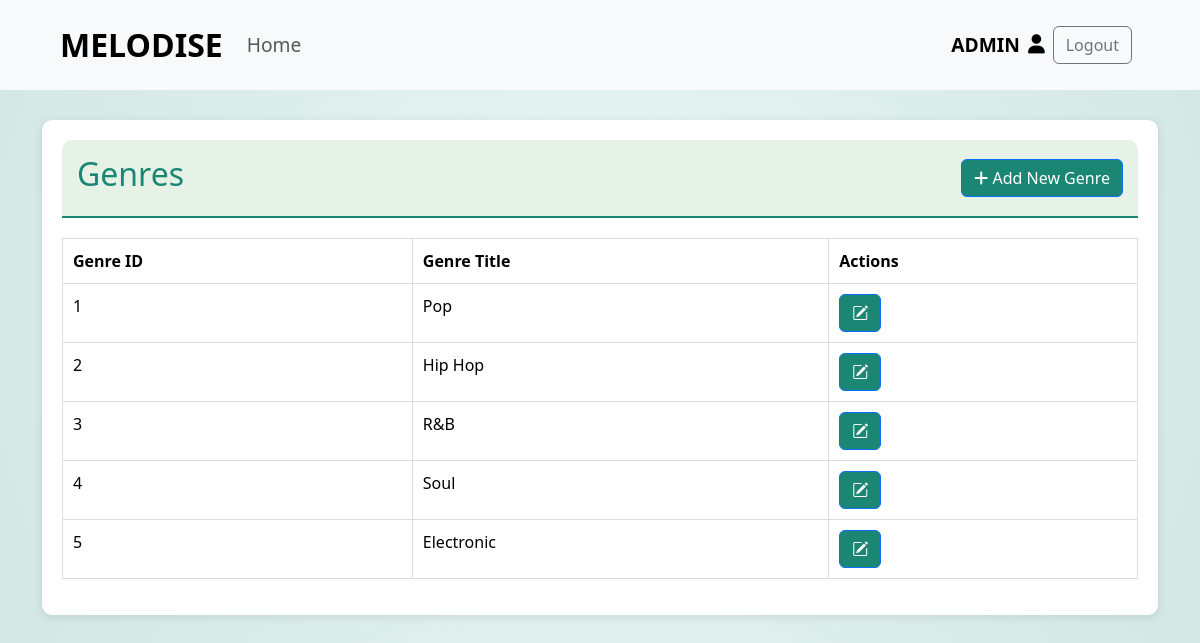
The page /AdminEnd/genre-update.php (signed in) on the database its author committed.
### tables this page shows
CREATE TABLE `genres` (
  `GenreID` int(11) NOT NULL,
  `Title` varchar(255) DEFAULT NULL
);

### AdminEnd/genre-update.php (the view, shortened to what this page needs)
<?php
include('connect.php');
?>
<!DOCTYPE html>
<html lang="en">
<head>
    <link href="https://cdnjs.cloudflare.com/ajax/libs/bootstrap-icons/1.11.1/font/bootstrap-icons.min.css" rel="stylesheet">
    <link href="https://cdn.jsdelivr.net/npm/bootstrap@5.3.3/dist/css/bootstrap.min.css" rel="stylesheet">
    <link rel="stylesheet" href="https://cdnjs.cloudflare.com/ajax/libs/font-awesome/6.0.0-beta3/css/all.min.css">
</head>
<body>
<?php
    include('navbar.php')
?>
<?php
if(isset($_SESSION['adminname'])){
    echo "
    <div class='container' id='blur'>
        <div class='table-wrapper'>
            <div class='table-title'>
                <h2>Genres</h2>
                <a href='#' onclick='addForm_toggle()' class='btn btn-primary'>
                    <i class='fas fa-plus'></i> Add New Genre
                </a>
            </div>
            <table class='table'>
                <thead>
                    <tr>
                        <th>Genre ID</th>
                        <th>Genre Title</th>
                        <th>Actions</th>
                    </tr>
                </thead>
                <tbody>";
    $select_genres = "SELECT * FROM genres";
    $result_genres = mysqli_query($conn, $select_genres);
    while ($row_data = mysqli_fetch_assoc($result_genres)) {
        $genre_id = $row_data['GenreID'];
        $title = $row_data['Title'];
        echo "
            <tr>
                <td>$genre_id</td>
                <td>$title</td>
                <td>
                    <form action='adminaction.php' method='POST'>
                        <input type='hidden' name='GenreID' value='<?php echo $genre_id; ?>'>
                        <button type='button' class='btn btn-primary' onclick='editForm_toggle()'>
                           <i class='bi bi-pencil-square'></i>
                        </button>
                    </form>
                </td>
            </tr>";
    }
    echo "
                </tbody>
            </table>
        </div>
    </div>";
}
?>
</body>
</html>

### UserEnd/style.css (style rules this page uses)
* { margin: 0; padding: 0; box-sizing: border-box; }

### AdminEnd/genre-update.php (style rules this page uses)
body { background: radial-gradient(circle, rgba(232,247,244,1) 0%, rgba(211,231,228,1) 100%); font-family: Arial, sans-serif; color: #333; }
.container { max-width: 800px; margin-top: 30px; }
.table-wrapper { background-color: #fff; padding: 20px; border-radius: 10px; box-shadow: 0 2px 10px rgba(0, 0, 0, 0.1); }
.table-title { display: flex; justify-content: space-between; align-items: center; color: #1B8673; background-color: #e6f2e6; padding: 15px; border-radius: 10px 10px 0 0; border-bottom: 2px solid #1B8673; }
.btn-primary { background-color: #1B8673 !important; color: white; }
table.table { width: 100%; margin-top: 20px; border-collapse: collapse; }
table.table th, table.table td { padding: 10px; text-align: left; border: 1px solid #ddd; }

### rows shown on the page
genres: GenreID "1", Title "Pop"
genres: GenreID "2", Title "Hip Hop"
genres: GenreID "3", Title "R&B"
genres: GenreID "4", Title "Soul"
genres: GenreID "5", Title "Electronic"

### other values the page prints
$firstName "ADMIN"
